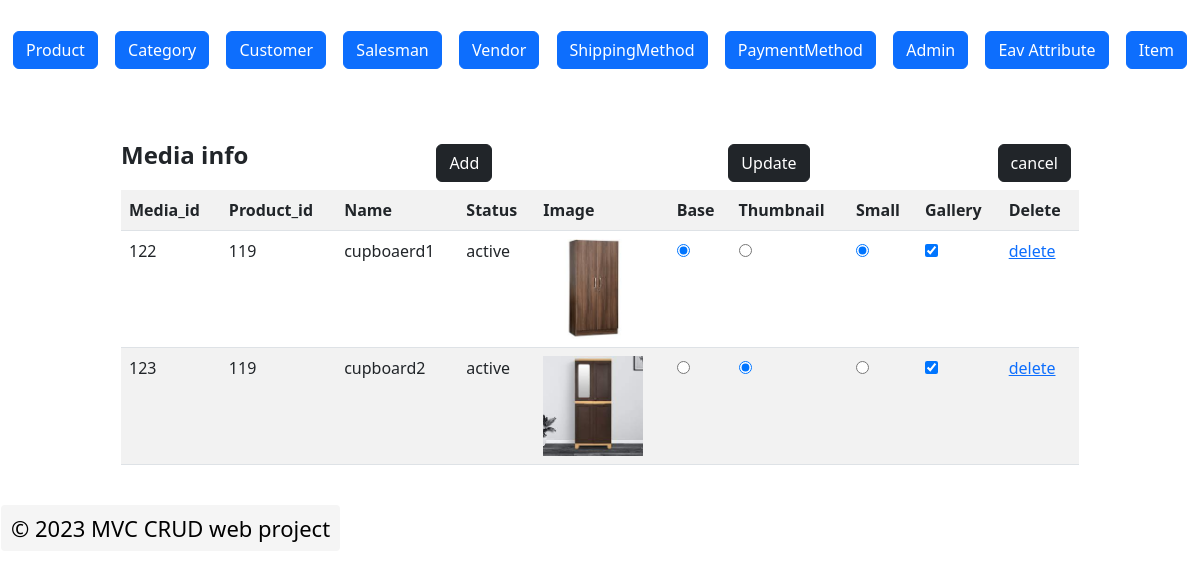
/index.php?c=product_media&a=grid&product_id=119, run on the app's committed database.
### tables this page shows
CREATE TABLE `media` (
  `media_id` int(11) NOT NULL,
  `product_id` int(11) NOT NULL,
  `name` varchar(255) NOT NULL,
  `status` tinyint(4) NOT NULL,
  `image` varchar(255) DEFAULT NULL,
  `base` tinyint(4) NOT NULL,
  `thumbnail` tinyint(4) NOT NULL,
  `small` tinyint(4) NOT NULL,
  `gallery` tinyint(4) NOT NULL,
  `created_at` date NOT NULL
);

### Block/Core/Template.php (called while the page is built, shortened)
<?php
class Block_Core_Template extends Model_Core_View
{
	protected $children = [];
	public function getChildren()
	{
		return $this->children;
	}
	public function addChild($key, $value)
	{
		$this->children[$key] = $value;
		return $this;
	}
}

### Model/Core/View.php (called while the page is built, shortened)
<?php
class Model_Core_View
{
	protected $template = null;
	public function setTemplate($template)
	{
		$this->template = $template;
		return $this;
	}
	public function getTemplate()
	{
		return $this->template;
	}
	public function render()
	{
		require "View" . DS . $this->getTemplate();
	}
	public function getUrl($action = null, $controller = null, $param = [], $reset = false)
	{
		return Ccc::getModel('Core_Url')->getUrl($action, $controller, $param, $reset);
	}
}

### Controller/Product/Media.php (called while the page is built, shortened)
<?php
class Controller_Product_Media extends Controller_Core_Action
{
	public function gridAction()
	{
		try {
			$layout = $this->getLayout();
			$grid = $layout->createBlock('Product_Media_Grid');
			$layout->getChild('content')->addChild('grid',$grid);
			$layout->render();
		} catch (Exception $e) {
			$this->getMessage()->addMessages($e->getMessage(), Model_Core_Message::FAILURE);
		}
	}
}
?>

### index.php (called while the page is built, shortened)
<?php
spl_autoload_register(function ($className) {
    $classPath = str_replace('_', '/', $className);
});
class Ccc
{
	public static function init()
	{
		$front = new Controller_Core_Front();
		$front->init();
	}
	public static function getModel($className)
	{
		return new $className();
	}
	public static function getRegistry($key)
	{
		if (array_key_exists($key, $GLOBALS)) {
			return $GLOBALS[$key];
		}
		return null;
	}
}
Ccc::init();
?>

### Model/Core/Url.php (called while the page is built)
<?php
require_once'Model/Core/Request.php';
class Model_Core_Url
{
	public function getUrl($action = null, $controller = null, $param = [], $reset = false)
	{
		$result = new Model_Core_Request();
		$final = $result->getParam();
		if ($reset) {
			$final = [];
		}
		if ($controller) {
			$final['c'] = $controller;
		}
		else{
			$final['c'] = $result->getControllerName();
		}
		if ($action) {
			$final['a'] = $action;
		}
		else{
			$final['a'] = $result->getActionName();
		}
		if ($param) {
			$final = array_merge($final, $param);
		}
		$queryString = http_build_query($final);
		$requesturl = trim($_SERVER['REQUEST_URI'], $_SERVER['QUERY_STRING']);
		return $url = $_SERVER['REQUEST_SCHEME'].'://'.$_SERVER['HTTP_HOST'].$requesturl.$queryString;
	}
}
?>

### Model/Core/Request.php (called while the page is built, shortened)
<?php
class Model_Core_Request
{
	public function getParam($key = null , $value = null)
	{
		if($key == 	null)
		{
			return $_GET;
		}
		if(array_key_exists($key, $_GET))
		{
			return $_GET[$key];
		}
		return $value;
	}
}
?>

### Block/Product/Media/Grid.php (called while the page is built, shortened)
<?php
class Block_Product_Media_Grid extends Block_Core_Template
{
	public function getMedias()
	{
		$productId = Ccc::getModel('Core_Request')->getParam('product_id');
		$query = "SELECT * FROM `media` WHERE `product_id` = {$productId}";
		$medias = Ccc::getModel('Product_Media')->fetchAll($query);
		if(!$medias){
			return Ccc::getModel('Product_Media');
		}
		else{
			return $medias;
		}
	}
}
?>

### Model/Core/Adapter.php (called while the page is built, shortened)
	<?php
class Model_Core_Adapter {
	public $config = [
		'host' => 'localhost',
		'username'=>'root',
		'password' => '',
		'dbname' => 'newmvc-hirenasodiya'
	];
	public function connect()
	{
		$connect = mysqli_connect(
		$this->config['host'],
		$this->config['username'],
		$this->config['password'],
		$this->config['dbname']);
		return $connect;
	}
	public function fetchAll($query)
	{
		$connect = $this->connect();
		$result	= mysqli_query($connect,$query);
		if($result->num_rows > 0)
		{
		    return $result->fetch_all(MYSQLI_ASSOC);
		}
		return null;
	}
}
?>

### Model/Core/Table/Resource.php (called while the page is built, shortened)
<?php
class Model_Core_Table_Resource
{
	public function getAdapter()
	{
		$adapter = new Model_Core_Adapter();
		return $adapter;
	}
	public function fetchAll($query)
	{
		return $this->getAdapter()->fetchAll($query);
	}
}
?>

### Model/Core/Table.php (called while the page is built, shortened)
<?php
class Model_Core_Table
{
	protected $data = [];
	protected $resource = null;
	protected $collection = null;
	public function setResource($resource)
	{
		$this->resource = $resource;
		return $this;
	}
	public function getResource()
	{
		if ($this->resource) {
			return $this->resource;
		}
		$resource = new ($this->resourceClass)();
		return $resource;
	}
	public function setCollection($collection)
	{
		$this->collection = $collection;
		return $this;
	}
	public function getCollection()
	{
		if ($this->collection) {
			return $this->collection;
		}
		$collection = new ($this->collectionClass)();
		return $collection;
	}
	public function __get($key)
	{
		return $this->data[$key];
	}
	public function setData(array $data)
	{
		$this->data = array_merge($this->data, $data) ;
		return $this;
	}
	public function fetchAll($query)
	{
		$result = $this->getResource()->fetchAll($query);
		$collection = $this->getCollection()->setData($result);
		return $collection;
	}
}
?>

### Model/Core/Table/Collection.php (called while the page is built, shortened)
<?php
class Model_Core_Table_Collection
{
	protected $data = [];
	public function setData(array $data)
	{
		$this->data = array_merge($this->data, $data);
		return $this;
	}
	public function getData()
	{
		return $this->data;
	}
}

### Model/Product/Media/Resource.php (called while the page is built, shortened)
<?php
class Model_Product_Media_Resource extends Model_Core_Table_Resource
{
	public function getStatusOptions()
	{
		return [
			self::STATUS_ACTIVE => self::STATUS_ACTIVE_LBL,
			self::STATUS_INACTIVE => self::STATUS_INACTIVE_LBL
		];
	}
}

### Model/Product/Media.php (called while the page is built, shortened)
<?php
class Model_Product_Media extends Model_Core_Table
{
    public function getStatusText()
    {
        $statuses = $this->getResource()->getStatusOptions();
        if (array_key_exists($this->status, $statuses))
        {
            return $statuses[$this->status];
        }
        return $statuses[Model_Product_Media_Resource::STATUS_DEFAULT];
    }
}
?>

### View/product/media/grid.phtml (the view)
<?php
$medias = $this->getMedias()->getData();
$productId = Ccc::getRegistry('product_id');
?>
<form action="<?php echo $this->getUrl('save','product_media',['product_id' => $productId] ); ?>" method="POST">
<div class="d-flex align-items-center justify-content-sm-between">
		<p class="fw-bolder fs-4">Media info</p>
		<div class="m-2 mx-2"><a class="btn btn-dark pull-right" href="<?php echo $this->getUrl('add','product_media', ['product_id' => $productId]);?>">Add</a></div>
			<button class="btn btn-dark ms-5" name="submit" value="update">Update</button>
			<div class="m-2 mx-2"><a class="btn btn-dark pull-right" href="<?php echo $this->getUrl('grid','product', [], true);?>">cancel</a></div>
		</div>
<table class="table table-striped">
	<tr>
		<th>Media_id</th>
		<th>Product_id</th>
		<th>Name</th>
		<th>Status</th>
		<th>Image</th>
		<th>Base</th>
		<th>Thumbnail</th>
		<th>Small</th>
		<th>Gallery</th>
		<th>Delete</th>
	</tr>
	<?php if (!$medias):?>
		<tr>
			<td colspan="16">No record found</td>
		</tr>
	<?php else: ?>
	<?php foreach($medias as $media): ?>
	<tr>
		<td><?php echo $media->media_id ; ?></td>
		<td><?php echo $media->product_id ; ?></td>
		<td><?php echo $media->name ; ?></td>
		<td><?php echo $media->getStatusText($media->status); ?>
		</td>
		<td><img src="View/product/media/upload/<?php echo $media->image ; ?>" height= "100" width="100"></td>
		<td><input type="radio" name="base" value="<?php echo $media->media_id ;?>"
			<?php if ($media->base != '0') {
				echo "checked";
			}
		 	?>></td>
		<td><input type="radio" name="thumbnail" value="<?php echo $media->media_id ;?>"
			<?php if ($media->thumbnail != '0') {
				echo "checked";
			}
		 	?>></td>
		<td><input type="radio" name="small" value="<?php echo $media->media_id ;?>"
			<?php if ($media->small != '0') {
				echo "checked";
			}
		 	?>></td>
		<td><input type="checkbox" name="gallery[]" value="<?php echo $media->media_id ;?>"
			<?php if ($media->gallery != '0') {
				echo "checked";
			}
		 	?>></td>
		<td><a href="<?php echo $this->getUrl('delete','product_media', ['product_id' => $productId, 'media_id' => $media->media_id], true); ?>">delete</a></td>
	</tr>
	<?php endforeach;?>
	<?php endif;?>
</table>
</form>
</body>
</html>

### View/html/content.phtml
<?php
$children = $this->getChildren();
foreach ($children as $child) {
	$child->render();
}
?>

### data on the page
media: media_id "122", product "119", name "cupboaerd1", status "active", image (picture), base "☑", small "☑", gallery "☑"
media: media_id "123", product "119", name "cupboard2", status "active", image (picture), thumbnail "☑", gallery "☑"
